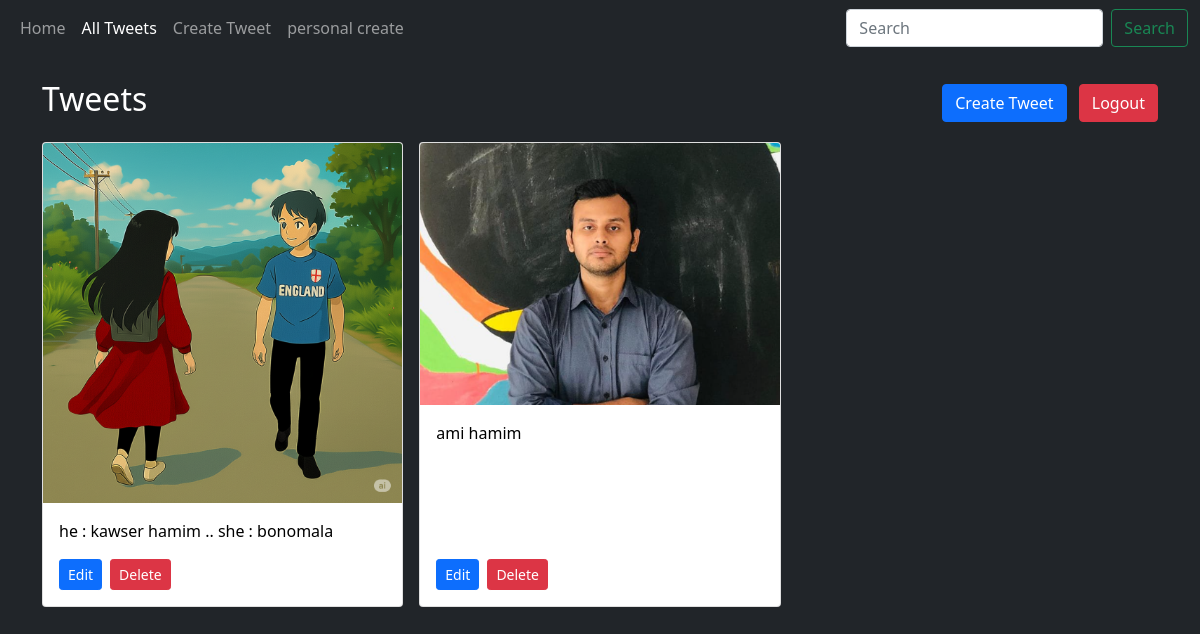
Page /tweets/ (signed in) on the earlier database version.
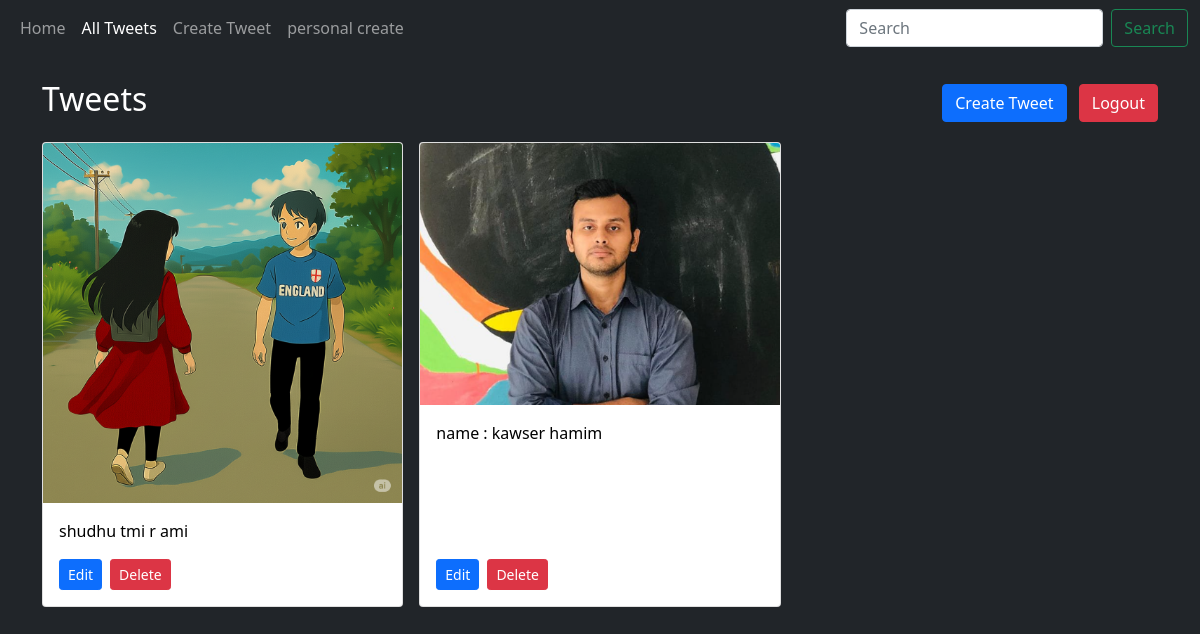
Same page on the later database version.
### tweet/models.py (models this page shows, shortened)
class Tweet(models.Model):
    user = models.ForeignKey(User,on_delete=models.CASCADE,null=True, blank = True)
    text = models.TextField()
    photo = models.ImageField(upload_to='photos/', blank=True , null= True)
    created_at = models.DateTimeField(auto_now_add=True)
    updated_at = models.DateTimeField(auto_now=True)

### tweet/views.py (the view)
# urls.py: path('tweets/', views.tweet_list, name='tweet_list'),
@login_required
def tweet_list(request):
    tweets = Tweet.objects.all().order_by('-created_at')
    return render(request, 'tweet/tweet_list.html', {'tweets': tweets})

### tweet/templates/tweet/tweet_list.html (shortened to what this page needs)
{% extends "index.html" %}
{% block content %}
<div class="d-flex justify-content-between align-items-center mb-3">
    <h2>Tweets</h2>
    <div>
        <a class="btn btn-primary" href="{% url 'tweet_create' %}">Create Tweet</a>
        {% if user.is_authenticated %}
            <a class="btn btn-danger ms-2" href="{% url 'logout' %}">Logout</a>
        {% endif %}
    </div>
</div>
<div class="row g-3">
    {% for tweet in tweets %}
        <div class="col-md-4">
            <div class="card h-100">
                {% if tweet.photo %}
                    <img src="{{ tweet.photo.url }}" class="card-img-top" alt="error loading image">
                {% else %}
                    <p class="text-center text-muted py-3">No photo available</p>
                {% endif %}
                <div class="card-body d-flex flex-column">
                    <p class="card-text" style="color: black;">
                        {{ tweet.text }}
                    </p>
                    <div class="mt-auto d-flex">
                        <a href="{% url 'tweet_edit' tweet.id %}" class="btn btn-primary btn-sm me-2">Edit</a>
                        <form action="{% url 'tweet_delete' tweet.id %}" method="POST" style="display:inline;">
                            <button type="submit" class="btn btn-danger btn-sm">Delete</button>
                        </form>
                    </div>
                </div>
            </div>
        </div>
    {% empty %}
        <p>No tweets available.</p>
    {% endfor %}
</div>
{% endblock %}

### templates/index.html (shortened to what this page needs)
{% load static %}
<!DOCTYPE html>
<html lang="en">
<head>
    <link href="https://cdn.jsdelivr.net/npm/bootstrap@5.0.2/dist/css/bootstrap.min.css"
          rel="stylesheet"
>
</head>
<body class="bg-dark text-white">
<nav class="navbar navbar-expand-lg navbar-dark bg-dark">
    <div class="container-fluid">
        <div class="collapse navbar-collapse" id="navbarSupportedContent">
            <ul class="navbar-nav me-auto mb-2 mb-lg-0">
                <li class="nav-item">
                    <a class="nav-link {% if request.path == '/' %}active{% endif %}"
                       href="/">Home</a>
                </li>
                <li class="nav-item">
                    <a class="nav-link {% if request.path == '/tweets/' %}active{% endif %}"
                       href="{% url 'tweet_list' %}">All Tweets</a>
                </li>
                <li class="nav-item">
                    <a class="nav-link {% if request.path == '/tweets/create/' %}active{% endif %}"
                       href="{% url 'tweet_create' %}">Create Tweet</a>
                </li>
                <li class="nav-item">
                    <a class="nav-link {% if request.path == '/tweets/create/' %}active{% endif %}"
                       href="{% url 'tweet_personal_create' %}">personal create</a>
                </li>
            </ul>
            <form class="d-flex" method="get" action="#">
                <input class="form-control me-2" type="search" placeholder="Search" aria-label="Search" name="q">
                <button class="btn btn-outline-success" type="submit">Search</button>
            </form>
        </div>
    </div>
</nav>
<div class="container mt-4">
    {% block content %}{% endblock %}
</div>
</body>
</html>

Differences in the rows shown:
removed Tweet: photo (picture), text "he : kawser hamim .. she : bonomala"
removed Tweet: photo (picture), text "ami hamim"
added Tweet: photo (picture), text "shudhu tmi r ami"
added Tweet: photo (picture), text "name : kawser hamim"
